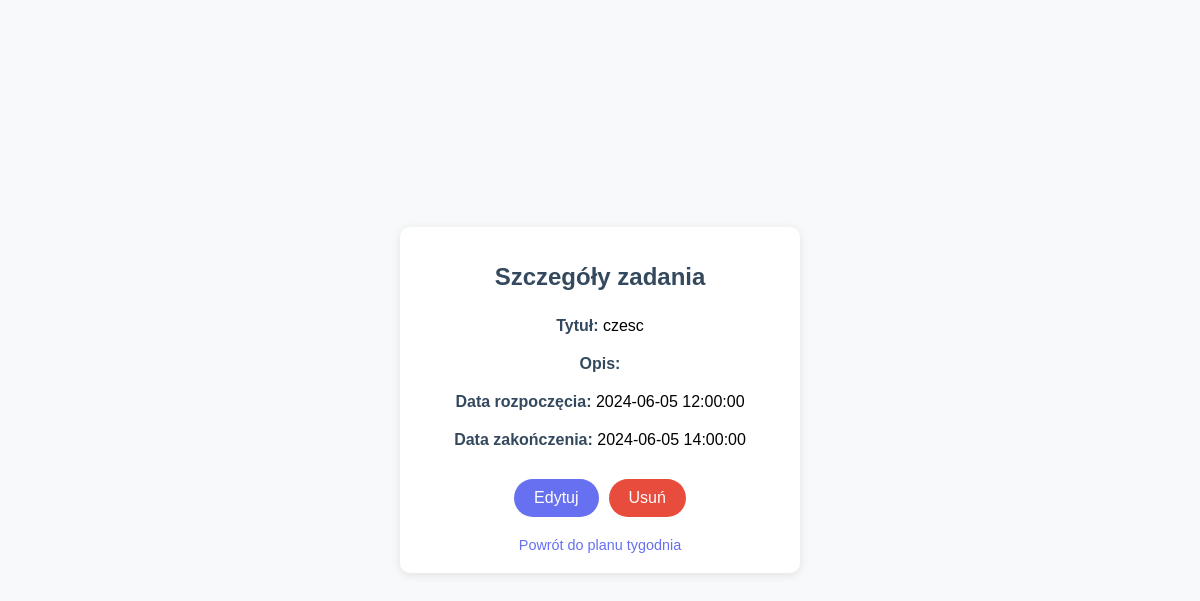
Page /zadanie.php?id=65 (signed in) on the committed database.
### tables this page shows
CREATE TABLE `zadania` (
  `idZadania` int(11) NOT NULL,
  `dataRozpoczecia` datetime DEFAULT NULL,
  `dataZakonczenia` datetime DEFAULT NULL,
  `tytul` varchar(100) DEFAULT NULL,
  `opis` text DEFAULT NULL,
  `czyEvent` int(11) NOT NULL DEFAULT 0
);

### class/Task.php (called while the page is built, shortened)
<?php
class Task
{
    private string $title;
    private string $startDate;
    private string $endDate;
    private int $taskId;
    public function __construct(string $title, string $description, string $startDate, string $endDate, int $taskId)
    {
        $this->title = $title;
        $this->startDate = $startDate;
        $this->endDate = $endDate;
        $this->taskId = $taskId;
    }
    public function getTitle(): string
    {
        return $this->title;
    }
    public function getStartDate(): string
    {
        return $this->startDate;
    }
    public function getEndDate(): string
    {
        return $this->endDate;
    }
    public function getId(): int
    {
        return $this->taskId;
    }
    static function load(int $taskId): ?Task
    {
        require("./php/dbConnect.php");
        $sql = "SELECT * FROM zadania WHERE idZadania=$taskId";
        $result = $conn->query($sql);
        if ($result && $result->num_rows == 1) {
            $row = $result->fetch_assoc();
            return new Task($row["tytul"], $row["opis"], $row["dataRozpoczecia"], $row["dataZakonczenia"], $taskId);
        }
        return null;
    }
}

### zadanie.php (the view, shortened to what this page needs)
<?php
require("php/verifyUser.php");
require("class/Task.php");
$task = Task::load($_GET['id']);
?>
<!DOCTYPE html>
<html lang="pl">
<head>
    <link rel="stylesheet" href="css/plan-tygodnia.css">
    <link rel="stylesheet" href="css/zadanie.css">
</head>
<body>
    <div class="container">
        <h1>Szczegóły zadania</h1>
        <p><strong>Tytuł:</strong> <?php echo htmlspecialchars($task->getTitle()); ?></p>
        <p><strong>Opis:</strong> <?php echo htmlspecialchars($task->getDescription()); ?></p>
        <p><strong>Data rozpoczęcia:</strong> <?php echo htmlspecialchars($task->getStartDate()); ?></p>
        <p><strong>Data zakończenia:</strong> <?php echo htmlspecialchars($task->getEndDate()); ?></p>
        <div class="buttons-container">
            <a href="edytuj-zadanie.php?id=<?php echo $task->getId(); ?>" class="button">Edytuj</a>
            <form method="post" onsubmit="return confirm('Czy na pewno chcesz usunąć to zadanie?');">
                <button type="submit" class="button button-red">Usuń</button>
            </form>
        </div>
        <a href="plan-tygodnia.php?date=<?php echo $task->getStartDate(); ?>" class="back-button">Powrót do planu tygodnia</a>
    </div>
</body>
</html>

### css/plan-tygodnia.css (style rules this page uses)
body { font-family: Helvetica, "Times New Roman", Times, serif; margin: 0; padding: 0; background-color: #f8f9fa; }
a { text-decoration: none; }
.container { display: flex; flex-direction: column; align-items: center; width: 100%; max-width: 800px; margin: 20px auto; box-sizing: border-box; }

### css/zadanie.css (style rules this page uses)
body { font-family: Arial, sans-serif; background-color: #f8f9fa; display: flex; justify-content: center; align-items: center; height: 100vh; margin: 0; }
.container { background-color: #fff; padding: 20px; border-radius: 10px; box-shadow: 0 2px 10px rgba(0, 0, 0, 0.1); width: 400px; text-align: center; }
h1 { font-size: 1.5em; color: #34495e; }
p { text-align: left; font-size: 1em; margin: 10px 0; }
strong { color: #34495e; }
.buttons-container { display: flex; justify-content: center; margin: 10px 0; }
.button { display: inline-block; padding: 10px 20px; background-color: #6670f0; color: #fff; border: none; border-radius: 25px; font-size: 1em; text-decoration: none; margin: 10px 5px; cursor: pointer; }
.back-button { display: block; text-decoration: none; color: #6670f0; font-size: 0.9em; }
.button-red { background-color: #e74c3c; }
form { display: flex; flex-direction: column; }

### rows in the picture
zadania: tytul "czesc", dataRozpoczecia "2024-06-05 12:00:00", dataZakonczenia "2024-06-05 14:00:00"
